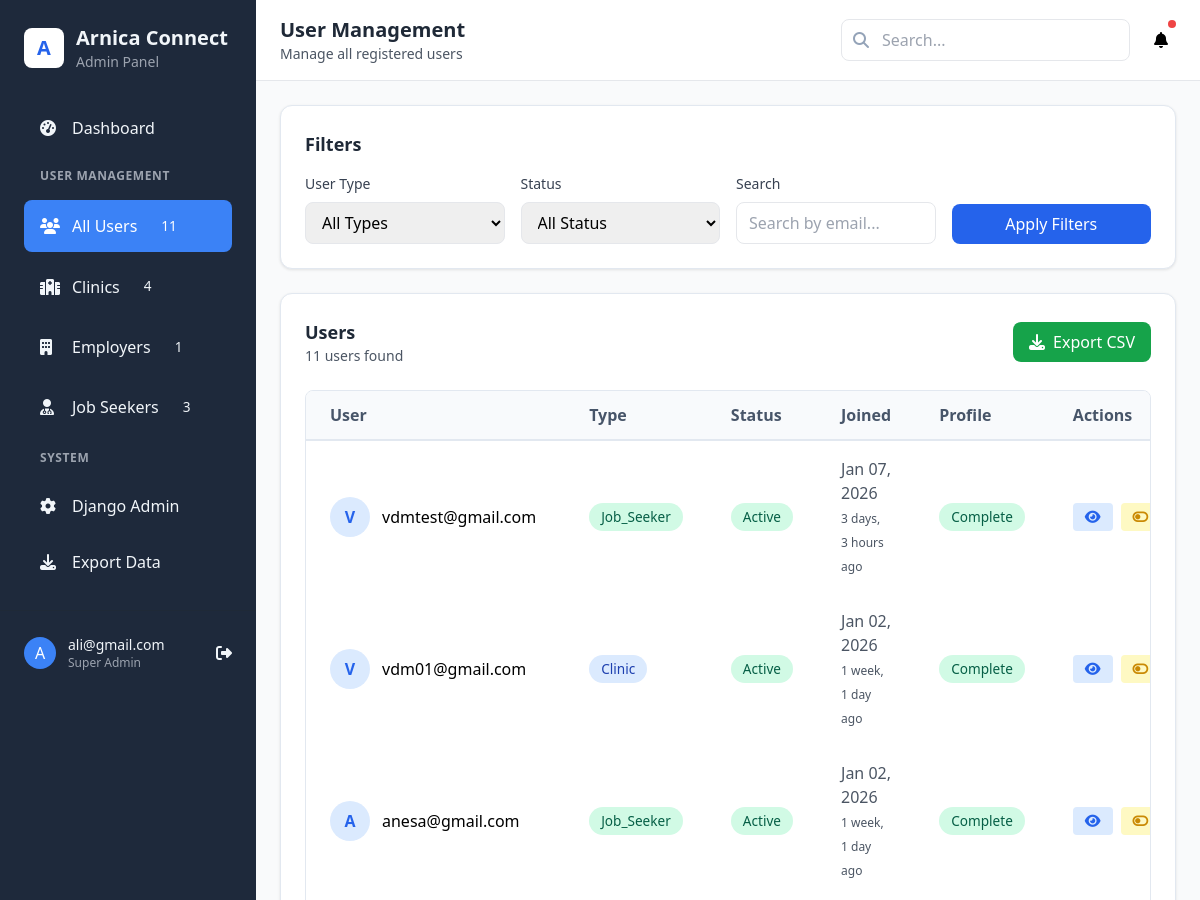
/admin-custom/users/ (signed in, upper part), run on an earlier commit of the app's database.
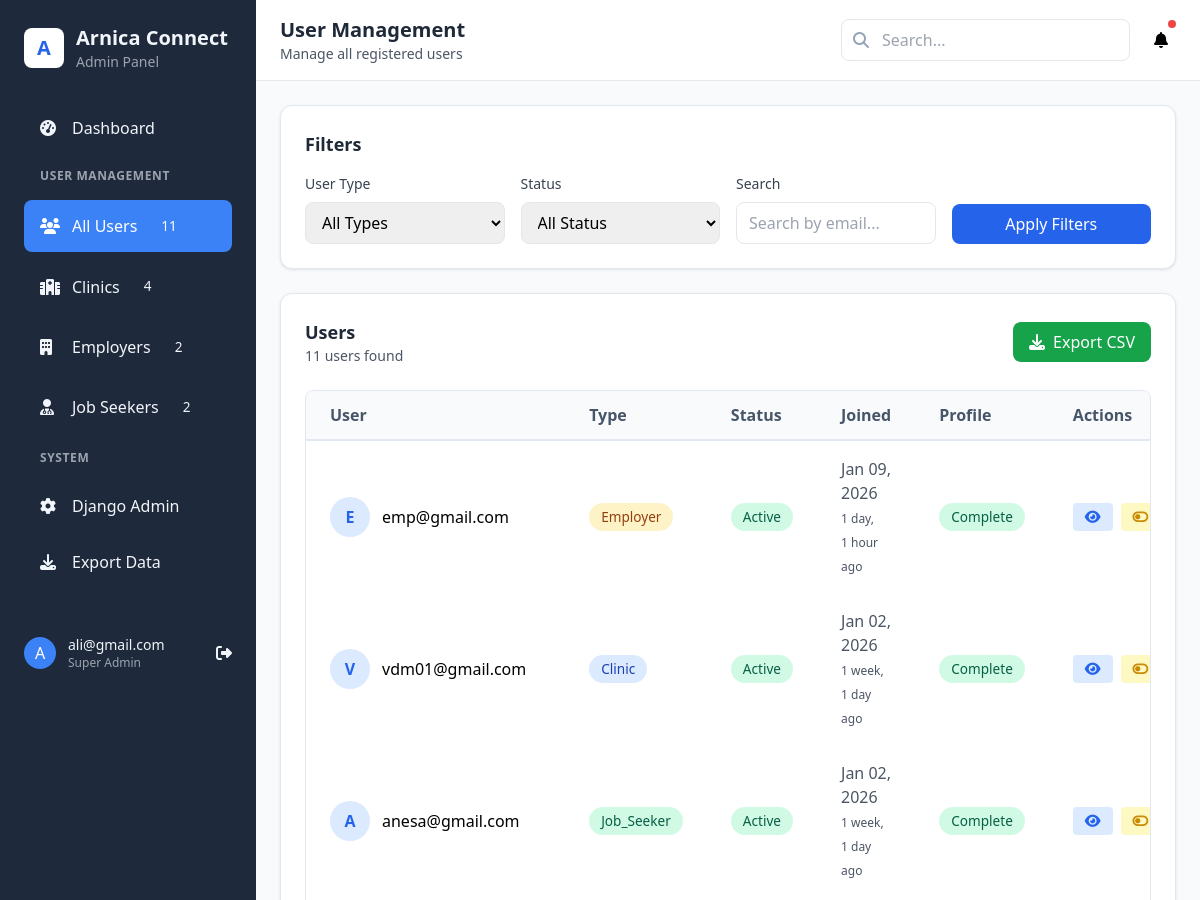
And on a later commit of the database.
### accounts/models.py (models this page shows, shortened)
class User(AbstractBaseUser, PermissionsMixin):
    USER_TYPE_CHOICES = (
        ('clinic', 'Clinic'),
        ('employer', 'Employer'),
        ('job_seeker', 'Job Seeker'),
        ('admin', 'Admin'),
    )
    email = models.EmailField(unique=True)
    user_type = models.CharField(max_length=20, choices=USER_TYPE_CHOICES)
    is_active = models.BooleanField(default=True)
    is_staff = models.BooleanField(default=False)
    date_joined = models.DateTimeField(auto_now_add=True)
    agree_to_terms = models.BooleanField(default=False)
    objects = UserManager()
    USERNAME_FIELD = 'email'
    REQUIRED_FIELDS = ['user_type']

### custom_admin/views.py (the view)
# urls.py: path('users/', views.manage_users, name='manage_users'),
@login_required
@user_passes_test(is_admin)
def manage_users(request):
    users = User.objects.all().order_by('-date_joined')
    user_type = request.GET.get('user_type', '')
    if user_type:
        users = users.filter(user_type=user_type)
    is_active = request.GET.get('is_active', '')
    if is_active:
        users = users.filter(is_active=is_active == 'true')
    search = request.GET.get('search', '')
    if search:
        users = users.filter(
            Q(email__icontains=search) |
            Q(user_type__icontains=search)
        )
    context = {
        'users': users,
        'user_types': User.USER_TYPE_CHOICES,
        'filters': {
            'user_type': user_type,
            'is_active': is_active,
            'search': search,
        }
    }
    return render(request, 'custom_admin/manage_users.html', context)

### custom_admin/context_processors.py (called while the page is built)
def admin_stats(request):
    if request.path.startswith('/admin-custom/'):
        return {
            'total_users': User.objects.count(),
            'total_clinics': ClinicProfile.objects.count(),
            'total_employers': EmployerProfile.objects.count(),
            'total_job_seekers': JobSeekerProfile.objects.count(),
        }
    return {}

### custom_admin/views.py (called while the page is built)
def is_admin(user):
    return user.is_staff and user.is_superuser

### custom_admin/templates/custom_admin/manage_users.html (shortened to what the changed rows need)
{% extends 'custom_admin/base.html' %}
{% block page_title %}User Management{% endblock %}
{% block content %}
<div class="space-y-6">
    <div class="card p-6">
        <div class="table-container">
            <table>
                <thead>
                    <tr>
                        <th class="px-6 py-3 text-left">User</th>
                        <th class="px-6 py-3 text-left">Type</th>
                        <th class="px-6 py-3 text-left">Status</th>
                        <th class="px-6 py-3 text-left">Joined</th>
                        <th class="px-6 py-3 text-left">Profile</th>
                        <th class="px-6 py-3 text-left">Actions</th>
                    </tr>
                </thead>
                <tbody>
                    {% for user in users %}
                    <tr>
                        <td class="px-6 py-4">
                            <div class="flex items-center">
                                <div class="w-10 h-10 bg-blue-100 rounded-full flex items-center justify-center text-blue-600 font-bold mr-3">
                                    {{ user.email|first|upper }}
                                </div>
                                <div>
                                    <p class="font-medium">{{ user.email }}</p>
                                </div>
                            </div>
                        </td>
                        <td class="px-6 py-4">
                            <span class="badge {% if user.user_type == 'clinic' %}badge-info{% elif user.user_type == 'employer' %}badge-warning{% else %}badge-success{% endif %}">
                                {{ user.user_type|title }}
                            </span>
                        </td>
                        <td class="px-6 py-4">
                            <span class="badge {% if user.is_active %}badge-success{% else %}badge-danger{% endif %}">
                                {{ user.is_active|yesno:"Active,Inactive" }}
                            </span>
                        </td>
                        <td class="px-6 py-4 text-gray-600">
                            {{ user.date_joined|date:"M d, Y" }}
                            <br>
                            <span class="text-xs">{{ user.date_joined|timesince }} ago</span>
                        </td>
                        <td class="px-6 py-4">
                            {% if user.user_type == 'clinic' and user.clinic_profile %}
                                <span class="badge badge-success">Complete</span>
                            {% elif user.user_type == 'employer' and user.employer_profile %}
                                <span class="badge badge-success">Complete</span>
                            {% elif user.user_type == 'job_seeker' and user.job_seeker_profile %}
                                <span class="badge badge-success">Complete</span>
                            {% else %}
                                <span class="badge badge-warning">Pending</span>
                            {% endif %}
                        </td>
                        <td class="px-6 py-4">
                            <div class="flex space-x-2">
                                <a href="{% url 'custom_admin:user_detail' user.id %}"
                                   class="px-3 py-1 bg-blue-100 text-blue-600 rounded text-sm hover:bg-blue-200"
                                   data-tooltip="View Details">
                                    <i class="fas fa-eye"></i>
                                </a>
                                <button onclick="toggleUserStatus('{{ user.id }}', {{ user.is_active|yesno:'true,false' }})"
                                        class="px-3 py-1 {% if user.is_active %}bg-yellow-100 text-yellow-600 hover:bg-yellow-200{% else %}bg-green-100 text-green-600 hover:bg-green-200{% endif %} rounded text-sm"
                                        data-tooltip="{{ user.is_active|yesno:'Deactivate,Activate' }}">
                                    <i class="fas {% if user.is_active %}fa-toggle-off{% else %}fa-toggle-on{% endif %}"></i>
                                </button>
                            </div>
                        </td>
                    </tr>
                    {% endfor %}
                </tbody>
            </table>
        </div>
    </div>
</div>
{% endblock %}

### custom_admin/templates/custom_admin/base.html (shortened to what the changed rows need)
<!DOCTYPE html>
<html lang="en">
<head>
    <script src="https://cdn.tailwindcss.com"></script>
    <link rel="stylesheet" href="https://cdnjs.cloudflare.com/ajax/libs/font-awesome/6.4.0/css/all.min.css">
</head>
<body class="bg-gray-50">
    <div class="flex h-screen">
        <div class="sidebar w-64 flex-shrink-0 hidden md:block">
            <div class="p-6">
                <div class="flex items-center space-x-3 mb-8">
                    <div>
                        <h1 class="text-xl font-bold">Arnica Connect</h1>
                    </div>
                </div>
                <nav class="space-y-2">
                    <a href="{% url 'custom_admin:manage_employers' %}"
                       class="flex items-center space-x-3 px-4 py-3 rounded-lg {% if request.resolver_match.url_name == 'manage_employers' %}active{% endif %}">
                        <i class="fas fa-building w-5"></i>
                        <span>Employers</span>
                        <span class="ml-auto badge">{{ total_employers|default:"0" }}</span>
                    </a>
                    <a href="{% url 'custom_admin:manage_job_seekers' %}"
                       class="flex items-center space-x-3 px-4 py-3 rounded-lg {% if request.resolver_match.url_name == 'manage_job_seekers' %}active{% endif %}">
                        <i class="fas fa-user-md w-5"></i>
                        <span>Job Seekers</span>
                        <span class="ml-auto badge">{{ total_job_seekers|default:"0" }}</span>
                    </a>
                </nav>
            </div>
        </div>
        <div class="flex-1 overflow-auto">
            <div class="bg-white border-b px-6 py-4">
                <div class="flex justify-between items-center">
                    <div>
                        <h2 class="text-xl font-bold text-gray-800">{% block page_title %}Dashboard{% endblock %}</h2>
                    </div>
                </div>
            </div>
            <div class="p-6">
                {% block content %}{% endblock %}
            </div>
        </div>
    </div>
</body>
</html>

What changed in the data, as far as the page shows it:
removed User: email|first "V", email "vdmtest@gmail.com", user_type "Job_Seeker", is_active "Active", date_joined "Jan 07, 2026", date_joined "3 days, 3 hours", shows "Complete"
added User: email|first "E", email "emp@gmail.com", user_type "Employer", is_active "Active", date_joined "Jan 09, 2026", date_joined "1 day, 1 hour", shows "Complete"
Also different on the page:
{{ total_employers|default:"0" }}: "1" → "2"
{{ total_job_seekers|default:"0" }}: "3" → "2"
